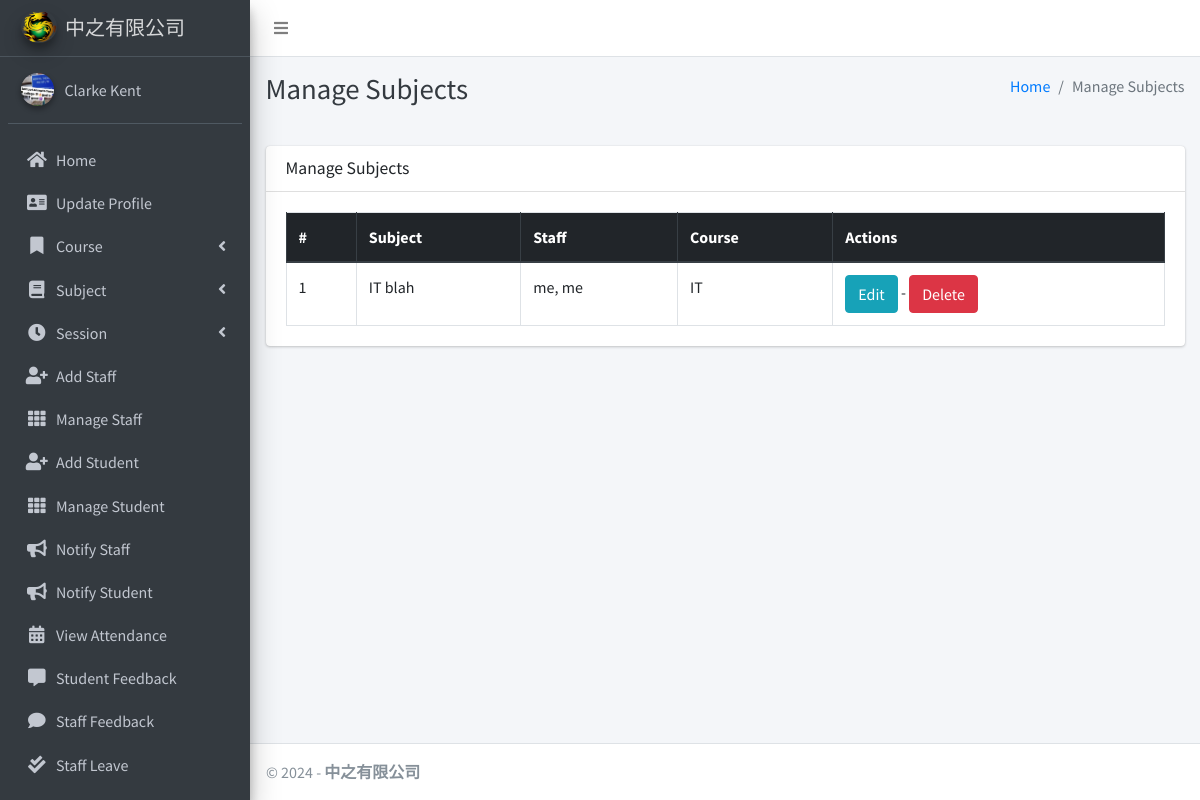
The app's page /subject/manage/ (signed in), older data.
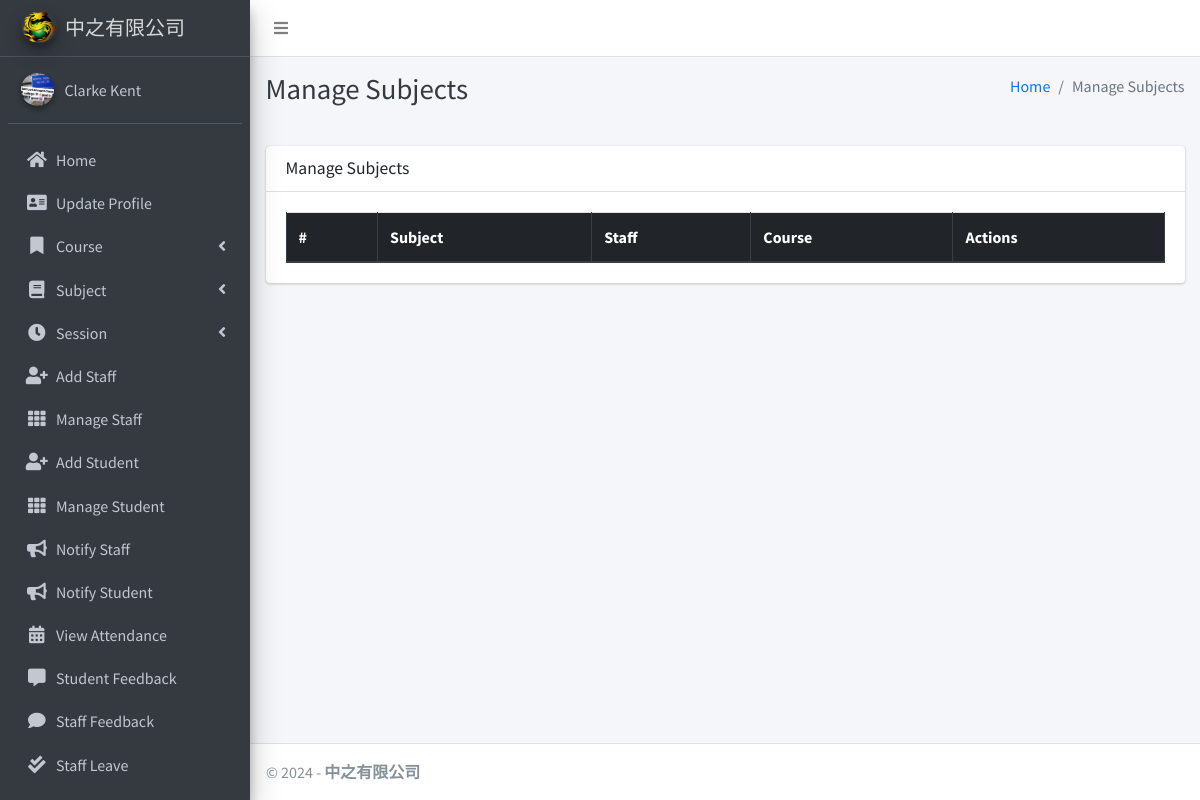
The same page, newer data.
### main_app/models.py (models this page shows, shortened)
class Subject(models.Model):
    name = models.CharField(max_length=120)
    staff = models.ForeignKey(Staff,on_delete=models.CASCADE,)
    course = models.ForeignKey(Course, on_delete=models.CASCADE)
    updated_at = models.DateTimeField(auto_now=True)
    created_at = models.DateTimeField(auto_now_add=True)

class Staff(models.Model):
    course = models.ForeignKey(Course, on_delete=models.DO_NOTHING, null=True, blank=False)
    admin = models.OneToOneField(CustomUser, on_delete=models.CASCADE)

class CustomUser(AbstractUser):
    USER_TYPE = ((1, "HOD"), (2, "Staff"), (3, "Student"))
    GENDER = [("M", "Male"), ("F", "Female")]
    username = None  # Removed username, using email instead
    email = models.EmailField(unique=True)
    user_type = models.CharField(default=1, choices=USER_TYPE, max_length=1)
    gender = models.CharField(max_length=1, choices=GENDER)
    profile_pic = models.ImageField()
    address = models.TextField()
    fcm_token = models.TextField(default="")  # For firebase notifications
    created_at = models.DateTimeField(auto_now_add=True)
    updated_at = models.DateTimeField(auto_now=True)
    USERNAME_FIELD = "email"
    REQUIRED_FIELDS = []
    objects = CustomUserManager()
    def __str__(self):
        return self.last_name + ", " + self.first_name

class Course(models.Model):
    name = models.CharField(max_length=120)
    created_at = models.DateTimeField(auto_now_add=True)
    updated_at = models.DateTimeField(auto_now=True)

### main_app/hod_views.py (the view)
# urls.py: path("subject/manage/", hod_views.manage_subject, name='manage_subject'),
def manage_subject(request):
    subjects = Subject.objects.all()
    context = {
        'subjects': subjects,
        'page_title': 'Manage Subjects'
    }
    return render(request, "hod_template/manage_subject.html", context)

### main_app/templates/hod_template/manage_subject.html
{% extends 'main_app/base.html' %}
{% load static %}
{% block page_title %}{{page_title}}{% endblock page_title %}
{% block content %}
<section class="content">
    <div class="container-fluid">
        <div class="row">
            <div class="col-md-12">
                <div class="card">
                    <div class="card-header">
                        <h3 class="card-title">{{page_title}}</h3>
                    </div>
                    <div class="card-body">
                        <table id="example2" class="table table-bordered table-hover">
                            <thead class="thead-dark">
                                <tr>
                                    <th>#</th>
                                    <th>Subject</th>
                                    <th>Staff</th>
                                    <th>Course</th>
                                    <th>Actions</th>
                                </tr>
                            </thead>
                            <tbody>
                                {% for subject in subjects %}
                                <tr>
                                    <td>{{ forloop.counter }}</td>
                                    <td>{{subject.name}}</td>
                                    <td>{{subject.staff.admin}}</td>
                                    <td>{{subject.course.name}}</td>
                                    <td>
                                        <a href="{% url 'edit_subject' subject.id %}" class="btn btn-info">Edit</a> -
                                        <a href="{% url 'delete_subject' subject.id %}" onclick="return confirm('Are you sure you want to delete this ?')" class="btn btn-danger">Delete</a>
                                    </td>
                                </tr>
                                {% endfor %}
                            </tbody>
                        </table>
                    </div>
                </div>
            </div>
        </div>
    </div>
</section>
{% endblock content %}

Row changes from the older to the newer data that the page shows:
removed Subject: name "IT blah", staff.admin "me, me", course.name "IT"
